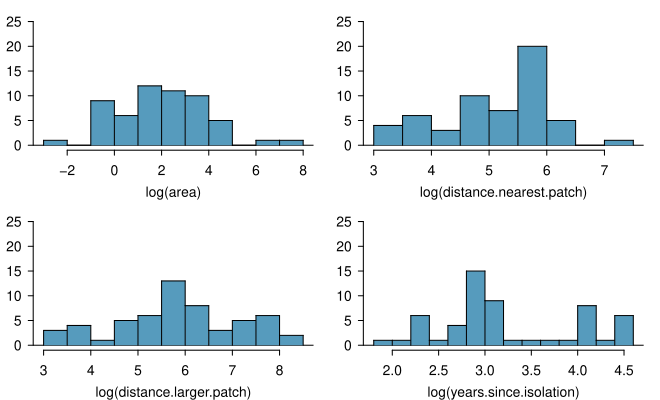

The R source for this figure:
library(openintro)
library(oibiostat)
data(forest.birds)
data(COL)

forest.birds$log.area = log(forest.birds$patch.area)
forest.birds$log.dist.near.patch = log(forest.birds$distance.nearest.patch)
forest.birds$log.dist.larger.patch = log(forest.birds$distance.larger.patch)
forest.birds$log.years.since.isolation = log(forest.birds$years.since.isolation)


myPDF("forestbirdsLogPredictorDist.pdf", 6.6, 4,
      mfrow = c(2,2),
      mgp = c(2, 0.7, 0),
      mar = c(3, 2, 1, 1))
#mar = c(3, 0, 1, 1))
histPlot(log(forest.birds$patch.area),
         breaks = 10,
         xlab = 'log(area)',
         ylab = "Frequency",
         ylim = c(0, 25),
         col = COL[1],
         border = COL[5])
histPlot(log(forest.birds$distance.nearest.patch),
         breaks = 10,
         xlab = "log(distance.nearest.patch)",
         ylab = "Frequency",
         ylim = c(0, 25),
         col = COL[1],
         border = COL[5])
histPlot(log(forest.birds$distance.larger.patch),
         breaks = 10,
         xlab = "log(distance.larger.patch)",
         ylab = "Frequency",
         ylim = c(0, 25),
         col = COL[1],
         border = COL[5])
histPlot(log(forest.birds$years.since.isolation),
         breaks = 10,
         xlab = "log(years.since.isolation)",
         ylab = "Frequency",
         ylim = c(0, 25),
         col = COL[1],
         border = COL[5])

dev.off()
